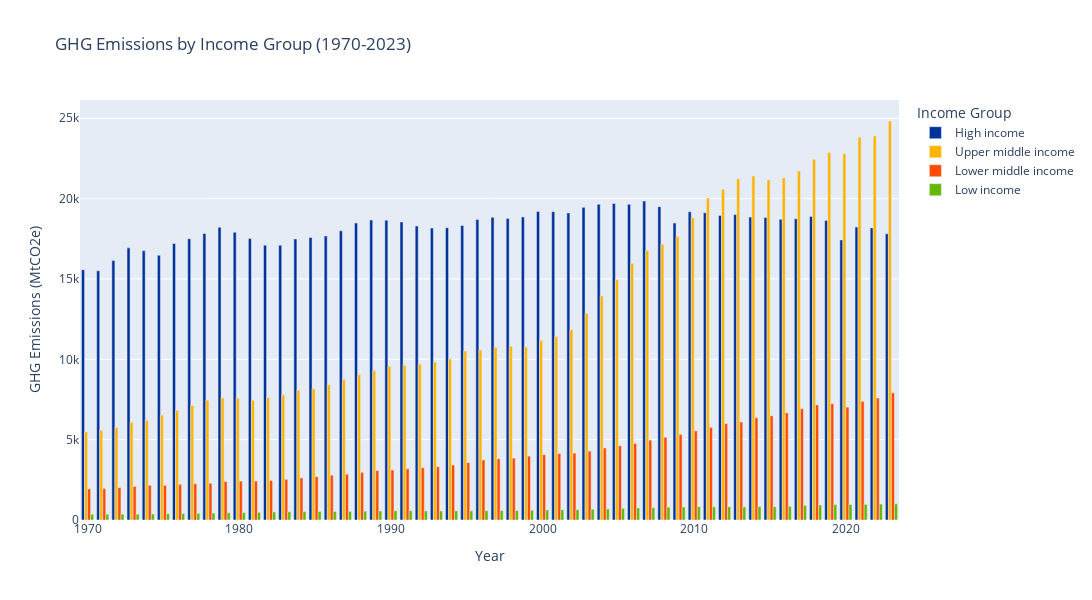

Write notebook code for a chart like this one.
### Markdown cell above
### Chart 2

### Code cell
# Filter required columns 
df = GHG_totals_by_country.loc[['HIGH','H_MID', 'L_MID', 'LOW']]
# # Plot (built-in function)
# df = df.set_index('Country')
# plt = df.T.plot(kind='bar', figsize=(30, 10), color={'High income': '#003299', 'Upper middle income': '#FFB400',  'Lower middle income':'#FF4B00', 'Low income': '#65B800'}, grid=True)
# plt.axhline(0, color='k', linestyle='dashed')
# Melt
df_long = df.melt(id_vars=["Country"], var_name="Year", value_name="Emissions")
# Plot (plotly)
fig = px.bar(
    df_long,
    x="Year",                # Year on the x-axis
    y="Emissions",              # Emissions on the y-axis
    color="Country",       # Use income group for color differentiation
    title="GHG Emissions by Income Group (1970-2023)",
    labels={"Country": "Income Group", "Emissions": "GHG Emissions (MtCO2e)"},  # Axis labels
    color_discrete_map={'High income': COLORS[0], 'Upper middle income': COLORS[1],  'Lower middle income':COLORS[2], 'Low income': COLORS[3]},
    barmode="group",             # Grouped bars for each year
    height = 600,
    width = 1350
)
fig.show()

### Figure 1 — Plotly figure (JSON) as saved in the notebook; plotly's stock layout.template omitted (floating-point values rounded to 4 significant figures)
{"data": [{"alignmentgroup": "True", "hovertemplate": "Income Group=High income<br>Year=%{x}<br>GHG Emissions (MtCO2e)=%{y}<extra></extra>", "legendgroup": "High income", "marker": {"color": "#003299", "pattern": {"shape": ""}}, "name": "High income", "offsetgroup": "High income", "orientation": "v", "showlegend": true, "textposition": "auto", "type": "bar", "x": [1970, 1971, 1972, 1973, 1974, 1975, 1976, 1977, 1978, 1979, 1980, 1981, 1982, 1983, 1984, 1985, 1986, 1987, 1988, 1989, 1990, 1991, 1992, 1993, 1994, 1995, 1996, 1997, 1998, 1999, 2000, 2001, 2002, 2003, 2004, 2005, 2006, 2007, 2008, 2009, 2010, 2011, 2012, 2013, 2014, 2015, 2016, 2017, 2018, 2019, 2020, 2021, 2022, 2023], "xaxis": "x", "y": [15570.0, 15510.0, 16140.0, 16940.0, 16750.0, 16470.0, 17200.0, 17500.0, 17830.0, 18210.0, 17910.0, 17510.0, 17090.0, 17100.0, 17490.0, 17580.0, 17670.0, 18000.0, 18480.0, 18660.0, 18660.0, 18550.0, 18300.0, 18170.0, 18190.0, 18330.0, 18700.0, 18830.0, 18760.0, 18860.0, 19200.0, 19190.0, 19110.0, 19460.0, 19640.0, 19700.0, 19640.0, 19850.0, 19500.0, 18480.0, 19180.0, 19120.0, 18950.0, 19010.0, 18850.0, 18820.0, 18710.0, 18740.0, 18890.0, 18640.0, 17430.0, 18230.0, 18180.0, 17810.0], "yaxis": "y"}, {"alignmentgroup": "True", "hovertemplate": "Income Group=Upper middle income<br>Year=%{x}<br>GHG Emissions (MtCO2e)=%{y}<extra></extra>", "legendgroup": "Upper middle income", "marker": {"color": "#FFB400", "pattern": {"shape": ""}}, "name": "Upper middle income", "offsetgroup": "Upper middle income", "orientation": "v", "showlegend": true, "textposition": "auto", "type": "bar", "x": [1970, 1971, 1972, 1973, 1974, 1975, 1976, 1977, 1978, 1979, 1980, 1981, 1982, 1983, 1984, 1985, 1986, 1987, 1988, 1989, 1990, 1991, 1992, 1993, 1994, 1995, 1996, 1997, 1998, 1999, 2000, 2001, 2002, 2003, 2004, 2005, 2006, 2007, 2008, 2009, 2010, 2011, 2012, 2013, 2014, 2015, 2016, 2017, 2018, 2019, 2020, 2021, 2022, 2023], "xaxis": "x", "y": [5482.0, 5569.0, 5769.0, 6071.0, 6204.0, 6528.0, 6826.0, 7127.0, 7451.0, 7593.0, 7577.0, 7451.0, 7623.0, 7782.0, 8075.0, 8168.0, 8409.0, 8743.0, 9047.0, 9290.0, 9563.0, 9627.0, 9698.0, 9833.0, 10010.0, 10520.0, 10580.0, 10740.0, 10810.0, 10770.0, 11160.0, 11410.0, 11850.0, 12860.0, 13940.0, 14960.0, 15970.0, 16770.0, 17170.0, 17640.0, 18820.0, 20030.0, 20590.0, 21230.0, 21410.0, 21170.0, 21290.0, 21720.0, 22450.0, 22880.0, 22800.0, 23820.0, 23900.0, 24830.0], "yaxis": "y"}, {"alignmentgroup": "True", "hovertemplate": "Income Group=Lower middle income<br>Year=%{x}<br>GHG Emissions (MtCO2e)=%{y}<extra></extra>", "legendgroup": "Lower middle income", "marker": {"color": "#FF4B00", "pattern": {"shape": ""}}, "name": "Lower middle income", "offsetgroup": "Lower middle income", "orientation": "v", "showlegend": true, "textposition": "auto", "type": "bar", "x": [1970, 1971, 1972, 1973, 1974, 1975, 1976, 1977, 1978, 1979, 1980, 1981, 1982, 1983, 1984, 1985, 1986, 1987, 1988, 1989, 1990, 1991, 1992, 1993, 1994, 1995, 1996, 1997, 1998, 1999, 2000, 2001, 2002, 2003, 2004, 2005, 2006, 2007, 2008, 2009, 2010, 2011, 2012, 2013, 2014, 2015, 2016, 2017, 2018, 2019, 2020, 2021, 2022, 2023], "xaxis": "x", "y": [1939.0, 1955.0, 2015.0, 2090.0, 2163.0, 2161.0, 2225.0, 2264.0, 2289.0, 2398.0, 2418.0, 2424.0, 2459.0, 2532.0, 2618.0, 2698.0, 2790.0, 2850.0, 2962.0, 3074.0, 3108.0, 3190.0, 3254.0, 3315.0, 3421.0, 3570.0, 3735.0, 3807.0, 3852.0, 3974.0, 4066.0, 4139.0, 4165.0, 4290.0, 4478.0, 4623.0, 4761.0, 4970.0, 5151.0, 5324.0, 5551.0, 5763.0, 5999.0, 6098.0, 6361.0, 6487.0, 6670.0, 6928.0, 7166.0, 7244.0, 7024.0, 7385.0, 7595.0, 7917.0], "yaxis": "y"}, {"alignmentgroup": "True", "hovertemplate": "Income Group=Low income<br>Year=%{x}<br>GHG Emissions (MtCO2e)=%{y}<extra></extra>", "legendgroup": "Low income", "marker": {"color": "#65B800", "pattern": {"shape": ""}}, "name": "Low income", "offsetgroup": "Low income", "orientation": "v", "showlegend": true, "textposition": "auto", "type": "bar", "x": [1970, 1971, 1972, 1973, 1974, 1975, 1976, 1977, 1978, 1979, 1980, 1981, 1982, 1983, 1984, 1985, 1986, 1987, 1988, 1989, 1990, 1991, 1992, 1993, 1994, 1995, 1996, 1997, 1998, 1999, 2000, 2001, 2002, 2003, 2004, 2005, 2006, 2007, 2008, 2009, 2010, 2011, 2012, 2013, 2014, 2015, 2016, 2017, 2018, 2019, 2020, 2021, 2022, 2023], "xaxis": "x", "y": [357.1, 359.5, 362.2, 365.5, 373.8, 387.5, 404.0, 415.9, 431.9, 451.9, 465.4, 478.2, 504.5, 517.4, 521.0, 528.4, 531.8, 534.6, 551.6, 560.8, 573.4, 577.3, 566.9, 563.8, 571.0, 571.7, 579.6, 585.4, 589.5, 607.1, 627.0, 635.9, 645.2, 669.8, 687.4, 728.6, 751.1, 763.6, 795.0, 810.3, 830.2, 817.4, 819.7, 816.6, 836.7, 824.9, 851.1, 910.8, 929.8, 961.5, 963.7, 972.2, 991.2, 1009.0], "yaxis": "y"}], "layout": {"barmode": "group", "height": 600, "legend": {"title": {"text": "Income Group"}, "tracegroupgap": 0}, "title": {"text": "GHG Emissions by Income Group (1970-2023)"}, "width": 1350, "xaxis": {"anchor": "y", "autorange": true, "domain": [0, 1], "range": [1970.0, 2024.0], "title": {"text": "Year"}, "type": "linear"}, "yaxis": {"anchor": "x", "autorange": true, "domain": [0, 1], "range": [0, 26140.0], "title": {"text": "GHG Emissions (MtCO2e)"}, "type": "linear"}}}
